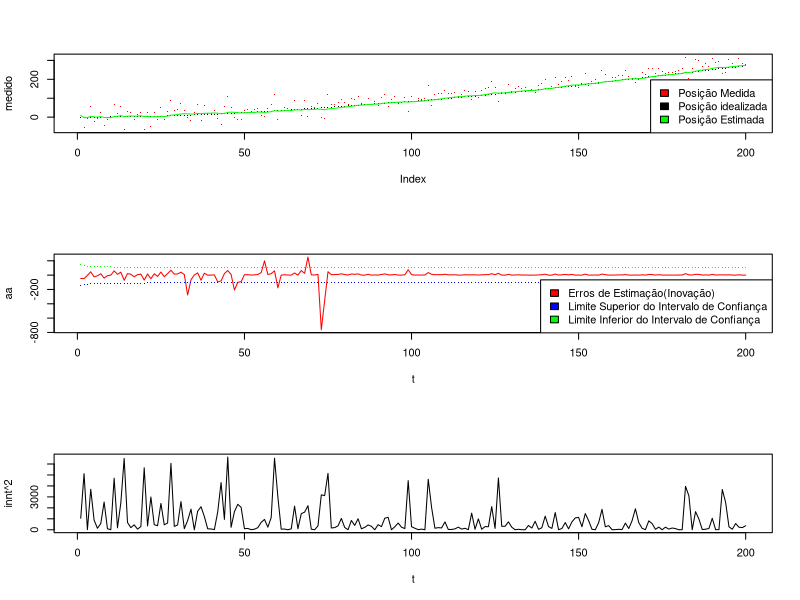
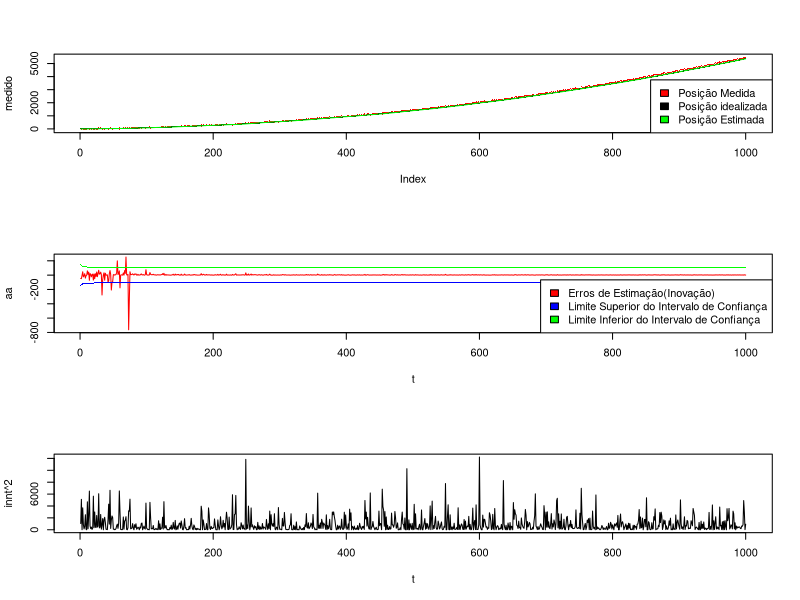

Generate these figures, in order, with R:
## ---- chunk 1


plotGraphs<-function(ideal,estimado,medido,sk,innt){
  
  t <- 1:length(ideal)
  
  aa <- (estimado-medido)^2/medido
  xx <- sum(aa)
  
  
  par(mfcol=c(3,1))
  
  plot(medido,pch=".",col="RED")
  points(ideal,pch=".")
  points(estimado,pch=".",col="GREEN",type="l")
  legend("bottomright",legend=c('Posição Medida','Posição idealizada','Posição Estimada'),fil=c("RED","BLACK","GREEN"))
  
  plot(t,aa,pch=".",type="l",col="RED");
  points(t,-sqrt(sk)^2,pch=".",col="BLUE")
  points(t,sqrt(sk)^2,pch=".",col="GREEN")
  legend("bottomright",legend=c('Erros de Estimação(Inovação)','Limite Superior do Intervalo de Confiança','Limite Inferior do Intervalo de Confiança'),fil=c("RED","BLUE","GREEN"))
  
  plot(t, innt^2,pch=".",type="l")
}

## ---- chunk 2

simular <- function(n,error,seed=12345){
  
  set.seed(seed)
  n <- n                                # Número de observações
  
  u <- 1                                # Aceleração idealizada para o experimento
  
  dt <- 0.1                             # Menor intervalo tempo medido no simulador
  
  measnoise <- 10                       # Erro de medida da posição
  accelnoise <- error                   # Erro da aceleração

  a <- matrix(data=c(1, 0, dt, 1), ncol=2,nrow=2)
  b <- matrix(data=c(dt^2/2, dt), nrow=2, ncol=1)
  c <- matrix(data=c(1,1),nrow=1,ncol=2)
  x <- matrix(data=c(0,0),nrow=2,ncol=1)# Posição inicial
  xhat <- matrix(data=c(14,14),nrow=2,ncol=1)                             
  # Posição estimada inicial
  Sz <- measnoise^2                     # Variância do ruído da medida
  Sw <- accelnoise^2*matrix(data=c(dt^4, dt^3/2, dt^3/2, dt^2), 
                            nrow=2, ncol=2) # Estimativa
  # Matriz de covariância de estado (pode ser com qualquer coisa)
  P <- matrix(data=c(15,15,15,15),nrow=2,ncol=2)    
  Pr <- array(dim=c(n,2,2))
  
  #Posição idealizada (durante todo o experimento)
  pos <- array(dim=n) 
  pos[1] <-0
  poshat <- array(dim=n)              # Posição estimada (durante todo o experimento)
  poshat[1] <- 0 
  posmeas <- array(dim=n)             # Posição medida (durante todo o experimento)
  posmeas[1] <- 0
  vel <- array(dim=n)                 # Velocidade idealizada (durante todo o experimento)
  vel[1] <- 0
  velhat <- array(dim=n)              # Velocidade estimada (durante todo o experimento)
  velhat[1] <- 0
  zz <- array(dim=n)                  # Posição + ruído (durante todo o experimento)
  zz[1] <- 0
  
  Sk <- array(dim=n)
  qk <- array(dim=n)
  Innt <- array(dim=n)
  
  for(t in 1:n){
    ProcessNoise <- accelnoise * matrix(data=c(dt^2/2*rnorm(n=1), dt*rnorm(n=1)),
                                        nrow=2, ncol=1) # Ruído
    x <- a%*%x + b*u + ProcessNoise   # Posição "correta" + ruído
    MeasNoise <- measnoise * rnorm(n=1,sd = accelnoise) # Ruído da medição
    y <- c%*%x + MeasNoise              # Medição do ruído
    xhat <- a%*%xhat + b%*%u            # Estimação da posição
    Inn <- y - c%*%xhat                 # Matriz erro (innovation)
    
    s <- c%*%P%*%t(c) + Sz
    
    K <- a%*%P%*%t(c)%*%solve(s)        # Ganho
    
    xhat <- xhat + K%*%Inn              # Correção da estimação
    Pr[t,,] <- P
    P <- a%*%P%*%t(a) - a%*%P%*%t(c)%*%solve(s)%*%c%*%P%*%t(a) + 
      Sw # Matriz de covariância (grau de incerteza das estimativas)
    
    Sk[t] <- c%*%P%*%t(c)+Sz
    
    Innt[t] <- Inn
    
    qk[t] <- Inn%*%solve(c%*%P%*%t(c) +Sz)%*%Inn
    
    pos[t] <- x[1]
    posmeas[t] <- y
    poshat[t] <- xhat[1]
    vel[t] <- x[2]
    velhat[t] <- xhat[2]
    
    z <- a%*%x + b%*%u # Posição sem ruído (idealizada)
    zz[t] <- z[1]
  }

  poshatComp<-chisq.test(matrix(data=c(pos-min(posmeas),poshat-min(posmeas)),nrow=n,ncol=2))
  
  
  posmeasComp<-chisq.test(matrix(data=c(posmeas-min(posmeas),pos-min(posmeas)),nrow=n,ncol=2))
  pose <- data.frame(pos=pos,poshat=poshat,posmeas=posmeas,sk=Sk,innt=Innt)
  return <- c(poshatComp,posmeasComp,pose)
}
## ---- chunk 3
simulado <- simular(200,3) #Simula


pos <- as.matrix(simulado[19]$pos)
poshat <- as.matrix(simulado[20]$poshat)
posmeas <- as.matrix(simulado[21]$posmeas)
sk <- as.matrix(simulado[22]$sk)
innt <- as.matrix(simulado[23]$innt)
## ---- chunk 4
plotGraphs(pos, poshat, posmeas, sk, innt)
## ---- chunk 5
simulado <- simular(1000,3) #Simula


pos <- as.matrix(simulado[19]$pos)
poshat <- as.matrix(simulado[20]$poshat)
posmeas <- as.matrix(simulado[21]$posmeas)
sk <- as.matrix(simulado[22]$sk)
innt <- as.matrix(simulado[23]$innt)
## ---- chunk 6
plotGraphs(pos, poshat, posmeas, sk, innt)
